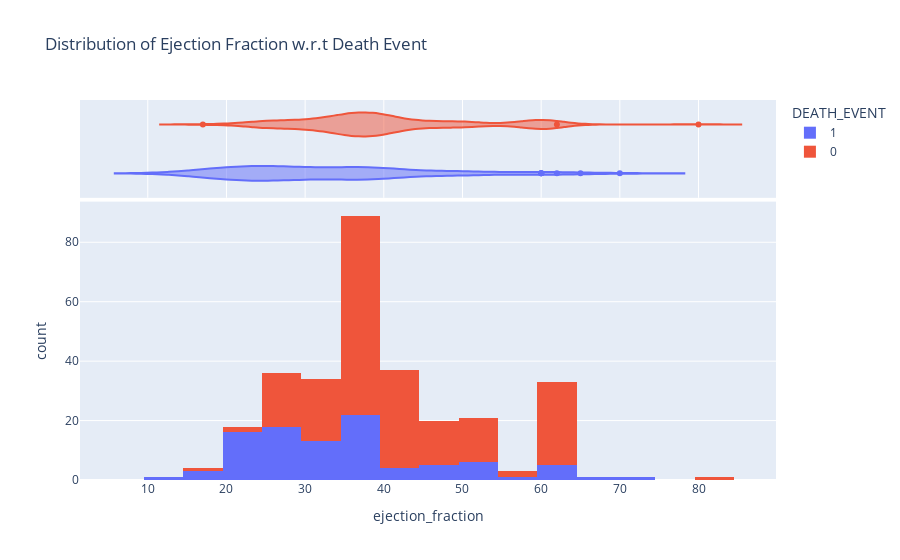

The notebook cell this image was saved under:
### Code cell
utils.constructPxHistogram(data_frame = df, 
                           x = "ejection_fraction", 
                           color = "DEATH_EVENT",
                           marginal = "violin", 
                           hover_data=df.columns,
                           title = "Distribution of Ejection Fraction w.r.t Death Event")

### Figure 1 — Plotly figure (JSON) as saved in the notebook; plotly's stock layout.template omitted (floating-point values rounded to 4 significant figures; data arrays with more than 128 entries replaced by an {"elided": "..."} marker saying what was removed)
{"data": [{"alignmentgroup": "True", "bingroup": "x", "hovertemplate": "DEATH_EVENT=1<br>ejection_fraction=%{x}<br>count=%{y}<extra></extra>", "legendgroup": "1", "marker": {"color": "#636efa", "pattern": {"shape": ""}}, "name": "1", "offsetgroup": "1", "orientation": "v", "showlegend": true, "type": "histogram", "x": [20, 38, 20, 20, 20, 40, 15, 60, 65, 35, 38, 25, 30, 38, 50, 38, 14, 25, 55, 30, 35, 30, 38, 40, 45, 38, 30, 38, 45, 35, 50, 35, 50, 50, 38, 20, 30, 45, 60, 38, 25, 38, 20, 30, 25, 20, 62, 50, 38, 30, 20, 20, 25, 40, 35, 20, 15, 25, 25, 25, 35, 20, 20, 25, 25, 25, 30, 60, 60, 38, 40, 17, 38, 25, 30, 45, 35, 30, 38, 20, 25, 25, 38, 25, 30, 50, 25, 20, 45, 30, 70, 20, 30, 25, 25, 20], "xaxis": "x", "yaxis": "y"}, {"alignmentgroup": "True", "customdata": {"elided": "96x12 float values"}, "hovertemplate": "DEATH_EVENT=%{customdata[11]}<br>ejection_fraction=%{x}<br>age=%{customdata[0]}<br>anaemia=%{customdata[1]}<br>creatinine_phosphokinase=%{customdata[2]}<br>diabetes=%{customdata[3]}<br>high_blood_pressure=%{customdata[4]}<br>platelets=%{customdata[5]}<br>serum_creatinine=%{customdata[6]}<br>serum_sodium=%{customdata[7]}<br>sex=%{customdata[8]}<br>smoking=%{customdata[9]}<br>time=%{customdata[10]}<extra></extra>", "legendgroup": "1", "marker": {"color": "#636efa"}, "name": "1", "offsetgroup": "1", "scalegroup": "x", "showlegend": false, "type": "violin", "x": [20, 38, 20, 20, 20, 40, 15, 60, 65, 35, 38, 25, 30, 38, 50, 38, 14, 25, 55, 30, 35, 30, 38, 40, 45, 38, 30, 38, 45, 35, 50, 35, 50, 50, 38, 20, 30, 45, 60, 38, 25, 38, 20, 30, 25, 20, 62, 50, 38, 30, 20, 20, 25, 40, 35, 20, 15, 25, 25, 25, 35, 20, 20, 25, 25, 25, 30, 60, 60, 38, 40, 17, 38, 25, 30, 45, 35, 30, 38, 20, 25, 25, 38, 25, 30, 50, 25, 20, 45, 30, 70, 20, 30, 25, 25, 20], "xaxis": "x2", "yaxis": "y2"}, {"alignmentgroup": "True", "bingroup": "x", "hovertemplate": "DEATH_EVENT=0<br>ejection_fraction=%{x}<br>count=%{y}<extra></extra>", "legendgroup": "0", "marker": {"color": "#EF553B", "pattern": {"shape": ""}}, "name": "0", "offsetgroup": "0", "orientation": "v", "showlegend": true, "type": "histogram", "x": {"elided": "203 int values"}, "xaxis": "x", "yaxis": "y"}, {"alignmentgroup": "True", "customdata": {"elided": "203x12 float values"}, "hovertemplate": "DEATH_EVENT=%{customdata[11]}<br>ejection_fraction=%{x}<br>age=%{customdata[0]}<br>anaemia=%{customdata[1]}<br>creatinine_phosphokinase=%{customdata[2]}<br>diabetes=%{customdata[3]}<br>high_blood_pressure=%{customdata[4]}<br>platelets=%{customdata[5]}<br>serum_creatinine=%{customdata[6]}<br>serum_sodium=%{customdata[7]}<br>sex=%{customdata[8]}<br>smoking=%{customdata[9]}<br>time=%{customdata[10]}<extra></extra>", "legendgroup": "0", "marker": {"color": "#EF553B"}, "name": "0", "offsetgroup": "0", "scalegroup": "x", "showlegend": false, "type": "violin", "x": {"elided": "203 int values"}, "xaxis": "x2", "yaxis": "y2"}], "layout": {"barmode": "relative", "legend": {"title": {"text": "DEATH_EVENT"}, "tracegroupgap": 0}, "title": {"text": "Distribution of Ejection Fraction w.r.t Death Event"}, "xaxis": {"anchor": "y", "domain": [0, 1], "title": {"text": "ejection_fraction"}}, "xaxis2": {"anchor": "y2", "domain": [0, 1], "matches": "x", "showgrid": true, "showticklabels": false}, "yaxis": {"anchor": "x", "domain": [0, 0.7326], "title": {"text": "count"}}, "yaxis2": {"anchor": "x2", "domain": [0.7426, 1], "matches": "y2", "showgrid": false, "showline": false, "showticklabels": false, "ticks": ""}}}
